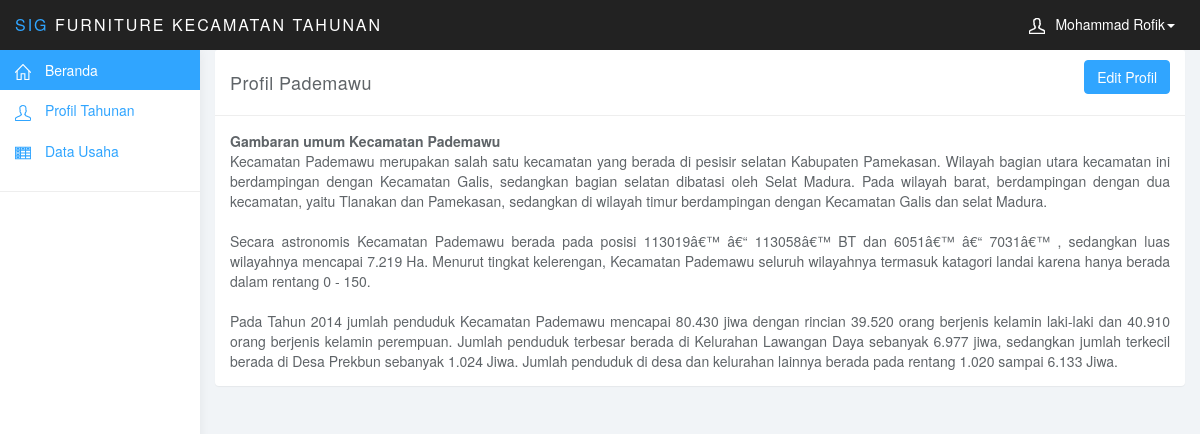
/admin/index.php?profilPdmw (signed in), run on the app's committed database.
### tables this page shows
CREATE TABLE IF NOT EXISTS `user` (
  `id` int(11) NOT NULL AUTO_INCREMENT,
  `nama` varchar(35) NOT NULL,
  `jendre` varchar(25) NOT NULL,
  `username` varchar(35) NOT NULL,
  `pass` varchar(35) NOT NULL,
  `ket` text NOT NULL,
  PRIMARY KEY (`id`)
);

CREATE TABLE IF NOT EXISTS `profil` (
  `id` int(11) NOT NULL AUTO_INCREMENT,
  `judul` varchar(100) NOT NULL,
  `artikel` text NOT NULL,
  `ket` text NOT NULL,
  PRIMARY KEY (`id`)
);

### admin/config.php (called while the page is built, shortened)
<?php
$host = "localhost";
$user = "root";
$pass = "";
$data = "sigfurniture";
$konek = mysqli_connect($host, $user, $pass, $data)  or die(mysqli_connect_error());
$tblAdmin = mysqli_query($konek, "SELECT * FROM user WHERE id=1");
$admin = mysqli_fetch_array($tblAdmin);
$tblProfil = mysqli_query($konek, "SELECT * FROM profil WHERE id=1");
$profil = mysqli_fetch_array($tblProfil);
?>

### admin/index.php (the view, shortened to what this page needs)
<?php
if (empty($_SESSION['umkm'])) {
	header("location:login.php");
}else{
require_once 'config.php';
?>
<!DOCTYPE html>
<html>
<head>
<link href="css/bootstrap.min.css" rel="stylesheet">
<link href="css/datepicker3.css" rel="stylesheet">
<link href="css/styles.css" rel="stylesheet">
</head>
<body>
	<nav class="navbar navbar-inverse navbar-fixed-top" role="navigation">
		<div class="container-fluid">
			<div class="navbar-header">
				<a class="navbar-brand" href="#"><span>SIG</span> Furniture Kecamatan Tahunan</a>
				<ul class="user-menu">
					<li class="dropdown pull-right">
						<a href="#" class="dropdown-toggle" data-toggle="dropdown"><svg class="glyph stroked male-user"><use xlink:href="#stroked-male-user"></use></svg><?php echo $admin['1'];?><span class="caret"></span></a>
					</li>
				</ul>
			</div>
		</div>
	</nav>
	<div id="sidebar-collapse" class="col-sm-3 col-lg-2 sidebar">
		<ul class="nav menu">
			<li class="active"><a href="?beranda"><svg class="glyph stroked home"><use xlink:href="#stroked-home"></use></svg> Beranda</a></li>
			<li><a href="?profilPdmw"><svg class="glyph stroked male-user"><use xlink:href="#stroked-male-user"></use></svg> Profil Tahunan</a></li>
			<li><a href="?dataUmkm"><svg class="glyph stroked table"><use xlink:href="#stroked-table"></use></svg> Data Usaha</a></li>
			<li role="presentation" class="divider"></li>
		</ul>
	</div>
	<div class="col-sm-9 col-sm-offset-3 col-lg-10 col-lg-offset-2 main">
		<?php
			if (isset($_GET['?beranda'])) {
				require_once 'beranda.php';
			}elseif (isset($_GET['profilPdmw']) || isset($_GET['editProfil'])) {
				require_once 'profilPdmw.php';
			}elseif (isset($_GET['dataUmkm'])) {
				require_once 'umkm.php';
			}elseif (isset($_GET['tambah'])) {
				require_once 'tambah.php';
			}elseif (isset($_GET['hapus'])) {
				require_once 'hapus.php';
			}elseif (isset($_GET['edit'])) {
				require_once 'edit.php';
			}elseif (isset($_GET['admin'])) {
				require_once 'admin.php';
			}elseif (isset($_GET['desa']) || isset($_GET['editDesa'])) {
				require_once 'desa.php';
			}
			else{
				require_once 'beranda.php';
			}
		?>
	</div>
</body>
</html>
<?php
 } ?>

### admin/profilPdmw.php
<?php
	if (isset($_GET['editProfil'])) {
?>
<div class="row">
	<div class="col-lg-12">
		<div class="panel panel-default">
			<div class="panel-heading">
				<?php echo $profil; ?>
			</div>
			<div class="panel-body">
			<form method="POST" action="">
				<div class="form-group">
				<textarea class="form-control" rows="20" name="artikel" ><?php echo $profil['2']; ?> </textarea>
				</div>
				<input type="submit" name="save" value="SIMPAN" class="btn btn-primary">
				<a href="?profilPdmw" class="btn btn-default pull-right">BATAL</a>
			</form>
			</div>
		</div>
	</div>
</div>
<?php
	}else{
?>
<div class="row">
	<div class="col-lg-12">
		<div class="panel panel-default">
			<div class="panel-heading">
				<?php echo $profil['1']; ?> <a href="?editProfil"><button class="btn btn-primary pull-right">Edit Profil</button></a>
			</div>
			<div class="panel-body" align="justify">
				<?php echo $profil['2']; ?>
			</div>
		</div>
	</div>
</div>
<?php } ?>

### admin/css/styles.css (style rules this page uses)
body { background: #f1f4f7; padding-top: 50px; color: #5f6468; }
a, a:hover, a:focus { color: #30a5ff; }
.navbar-header .navbar-brand { color: #fff; font-size: 16px; text-transform: uppercase; font-weight: 500; letter-spacing: 2px; }
.navbar-header .navbar-brand span { color: #30a5ff; }
.btn-primary, .btn-primary:hover, .btn-primary:focus, .btn-primary:active, .btn-primary.active, .open > .dropdown-toggle.btn-primary, .btn-primary.disabled, .btn-primary[disabled], fieldset[disabled] .btn-primary, .btn-primary.disabled:hover, .btn-primary[disabled]:hover, fieldset[disabled] .btn-primary:hover, .btn-primary.disabled:focus, .btn-primary[disabled]:focus, fieldset[disabled] .btn-primary:focus, .btn-primary.disabled:active, .btn-primary[disabled]:active, fieldset[disabled] .btn-primary:active, .btn-primary.disabled.active, .btn-primary[disabled].active, fieldset[disabled] .btn-primary.active { background-color: #30a5ff; border-color: #30a5ff; }
.panel { border: 0; }
.panel-heading { font-size: 18px; font-weight: 300; letter-spacing: 0.025em; height: 66px; line-height: 45px; }
.panel-default .panel-heading { background: #fff; border-bottom: 1px solid #eee; color: #5f6468; }
.navbar { border: 0; }
.user-menu { display: inline-block; margin-top: 14px; margin-right: 10px; float: right; list-style: none; padding: 0; }
.user-menu a { color: #fff; }
.sidebar { display: block; background-color: #fff; padding: 0; display: none; }
@media (min-width: 768px) { .sidebar { display: block; position: fixed; top: 50px; bottom: 0; left: 0; z-index: 1000; display: block; margin: 0; padding: 0; overflow-x: hidden; overflow-y: auto; background-color: #fff; box-shadow: 1px 0px 10px rgba(0, 0, 0, .05); } }
@media (min-width: 768px) { .navbar-header { width: 100%; } }
.sidebar ul.nav .active a, .sidebar ul.nav li.parent a.active, .sidebar ul.nav .active > a:hover, .sidebar ul.nav li.parent a.active:hover, .sidebar ul.nav .active > a:focus, .sidebar ul.nav li.parent a.active:focus { color: #fff; background-color: #30a5ff; }
.sidebar ul.nav li.divider { border-bottom: 1px solid #eee; margin: 20px 0; }
.table { background: #fff; }
.sidebar .glyph, .user-menu .glyph { height: 16px; width: 16px; margin: 0 10px 0 0; stroke-width: 3px; }
.user-menu .glyph { stroke-width: 4px; }
.glyph.table { background: none; border: none; }

### data on the page
user: nama "Mohammad Rofik"
profil: judul "Profil Pademawu", artikel "Gambaran umum Kecamatan Pademawu Kecamatan Pademawu merupakan salah satu kecamatan yang berada di pesisir selatan Kabupaten Pamekasan. Wilayah bagian utara kecamatan ini berdampingan dengan Kecamatan Galis, sedangkan bagian selatan dibatasi oleh Selat Madura. Pada wilayah barat, berdampingan dengan dua kecamatan, yaitu Tlanakan dan Pamekasan, sedangkan di wilayah timur berdampingan dengan Kecamatan Galis dan selat Madura. Secara astronomis Kecamatan Pademawu berada pada posisi 113019â€™ â€“ 113058â€™ BT dan 6051â€™ â€“ 7031â€™ , sedangkan luas wilayahnya mencapai 7.219 Ha. Menurut tingkat kelerengan, Kecamatan Pademawu seluruh wilayahnya termasuk katagori landai karena hanya berada dalam…"
